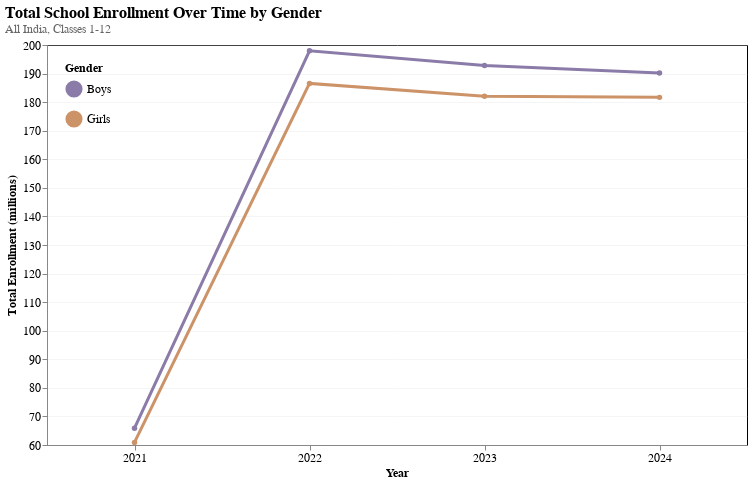

The notebook cell this image was saved under:
### Code cell
# -------------------------------------------------------
# Create line chart for total enrollment over time
# -------------------------------------------------------

# Aggregate total enrollment by year and gender
enrollment_totals = []

for year in sorted(df_all['year'].unique()):
    df_year = df_all[df_all['year'] == year]
    
    # Sum all boys across all classes
    total_boys = sum([df_year[f'{class_level}_b'].sum() for class_level in class_levels])
    
    # Sum all girls across all classes
    total_girls = sum([df_year[f'{class_level}_g'].sum() for class_level in class_levels])
    
    enrollment_totals.append({
        'Year': year,
        'Gender': 'Boys',
        'Total Enrollment': total_boys
    })
    
    enrollment_totals.append({
        'Year': year,
        'Gender': 'Girls',
        'Total Enrollment': total_girls
    })

df_totals = pd.DataFrame(enrollment_totals)

# Create the line chart
line_chart = alt.Chart(df_totals).mark_line(
    point=True,
    strokeWidth=3
).encode(
    x=alt.X('Year:O',
        axis=alt.Axis(
            title='Year',
            labelAngle=0,
            labelFontSize=12,
            titleFontSize=12,
            grid=False
        )
    ),
    y=alt.Y('Total Enrollment:Q',
        axis=alt.Axis(
            title='Total Enrollment (millions)',
            labelExpr="datum.value/1000000",
            labelFontSize=12,
            titleFontSize=12,
            grid=True,
            gridOpacity=0.3
        ),
        scale=alt.Scale(zero=False)
    ),
    color=alt.Color('Gender:N',
        scale=alt.Scale(domain=['Boys','Girls'], range=['#8B7BA8','#CD9368']),
        legend=alt.Legend(
            orient='top-left',
            titleFontSize=12,
            labelFontSize=12,
            symbolSize=200,
            symbolStrokeWidth=3
        )
    ),
    tooltip=[
        alt.Tooltip('Year:O', title='Year'),
        alt.Tooltip('Gender:N', title='Gender'),
        alt.Tooltip('Total Enrollment:Q', title='Enrollment', format=',.0f')
    ]
).properties(
    width=700,
    height=400,
    title={
        'text': 'Total School Enrollment Over Time by Gender',
        'subtitle': 'All India, Classes 1-12',
        'fontSize': 16,
        'subtitleFontSize': 12,
        'subtitleColor': '#666',
        'anchor': 'start'
    }
).configure_view(
    stroke='black',
    strokeWidth=1
).configure_axis(
    domainWidth=1
)

line_chart

### Figure 1 — Vega-Lite specification as saved in the notebook (floating-point values rounded to 4 significant figures)
{"config": {"view": {"continuousWidth": 300, "continuousHeight": 300, "stroke": "black", "strokeWidth": 1}, "axis": {"domainWidth": 1}}, "data": {"name": "data-11b8ab79ffca855db61e81172208d795"}, "mark": {"type": "line", "point": true, "strokeWidth": 3}, "encoding": {"color": {"field": "Gender", "legend": {"labelFontSize": 12, "orient": "top-left", "symbolSize": 200, "symbolStrokeWidth": 3, "titleFontSize": 12}, "scale": {"domain": ["Boys", "Girls"], "range": ["#8B7BA8", "#CD9368"]}, "type": "nominal"}, "tooltip": [{"field": "Year", "title": "Year", "type": "ordinal"}, {"field": "Gender", "title": "Gender", "type": "nominal"}, {"field": "Total Enrollment", "format": ",.0f", "title": "Enrollment", "type": "quantitative"}], "x": {"axis": {"grid": false, "labelAngle": 0, "labelFontSize": 12, "title": "Year", "titleFontSize": 12}, "field": "Year", "type": "ordinal"}, "y": {"axis": {"grid": true, "gridOpacity": 0.3, "labelExpr": "datum.value/1000000", "labelFontSize": 12, "title": "Total Enrollment (millions)", "titleFontSize": 12}, "field": "Total Enrollment", "scale": {"zero": false}, "type": "quantitative"}}, "height": 400, "title": {"text": "Total School Enrollment Over Time by Gender", "subtitle": "All India, Classes 1-12", "fontSize": 16, "subtitleFontSize": 12, "subtitleColor": "#666", "anchor": "start"}, "width": 700, "$schema": "https://vega.github.io/schema/vega-lite/v5.20.1.json", "datasets": {"data-11b8ab79ffca855db61e81172208d795": [{"Year": 2021, "Gender": "Boys", "Total Enrollment": 65872043}, {"Year": 2021, "Gender": "Girls", "Total Enrollment": 60893720}, {"Year": 2022, "Gender": "Boys", "Total Enrollment": 197969077}, {"Year": 2022, "Gender": "Girls", "Total Enrollment": 186562009}, {"Year": 2023, "Gender": "Boys", "Total Enrollment": 192821273}, {"Year": 2023, "Gender": "Girls", "Total Enrollment": 182039003}, {"Year": 2024, "Gender": "Boys", "Total Enrollment": 190174522}, {"Year": 2024, "Gender": "Girls", "Total Enrollment": 181669353}]}}
